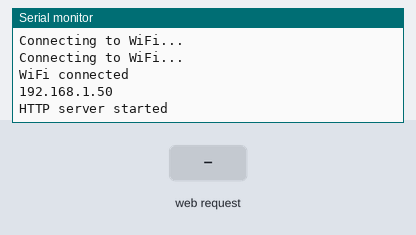
This sketch was run on a simulated ESP8266 (NodeMCU). Parts: the last lines printed to the serial monitor. Inputs (shaded band) come from the test bench. WiFi joins after 1.5 s; servers stay silent unless stated.

Above: at 3.2 s.
3.3 s: HTTP request GET /setServo received
At 3.9 s:
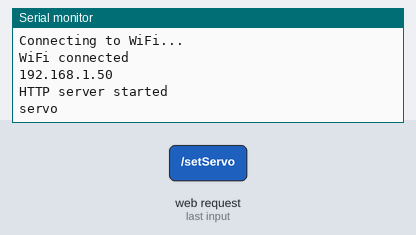
4.8 s: HTTP request GET /setServo?value=1 received
At 6.3 s:
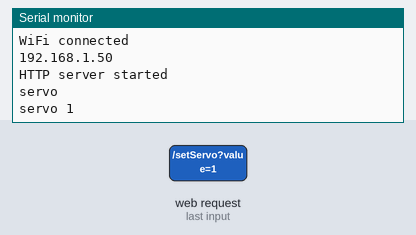

Measured:
- after the input at 3.3 s, the serial monitor: prints a new line at once (image 1)
- after the input at 4.8 s, the serial monitor: prints a new line at once (image 2)

The sketch:

ESP8266.ino
```cpp
#include <ESP8266WiFi.h>
#include <ESP8266WebServer.h>

const char *ssid = "Nac danh";
const char *password = "kimhieu290103";

ESP8266WebServer server(80);

#define GAS_SENSOR A0

void setup() {
  Serial.begin(115200);

  // Kết nối đến WiFi
  WiFi.begin(ssid, password);
  while (WiFi.status() != WL_CONNECTED) {
    delay(1000);
    Serial.println("Connecting to WiFi...");
  }

  Serial.println("WiFi connected");
  Serial.println(WiFi.localIP());

  server.on("/", HTTP_GET, handleRoot);
  server.on("/gasValue", HTTP_GET, handleReadSensor); // Đổi tên đường dẫn thành /gasValue

  server.on("/setServo", HTTP_GET, handleSetServo); // Thêm đường dẫn để điều khiển servo

  server.begin();
  Serial.println("HTTP server started");
}

void loop() {
  server.handleClient();
}

void handleRoot() {
  int gasValue = analogRead(GAS_SENSOR); // Đọc giá trị từ cảm biến khí ga (sử dụng giao tiếp analog)
  String html = "<html><head><script>function updateValue() { var xhttp = new XMLHttpRequest(); xhttp.onreadystatechange = function() { if (this.readyState == 4 && this.status == 200) { document.getElementById('gasValue').innerHTML = this.responseText; } }; xhttp.open('GET', '/gasValue', true); xhttp.send(); } setInterval(updateValue, 1000);</script></head>";
  html += "<body><h1>Gas Sensor Value</h1>";
  html += "<p>Digital Value: <span id='gasValue'>" + String(gasValue) + "</span></p>"; // Hiển thị giá trị số học 1 hoặc 0 lên trang web
  html += "<p>Enter servo angle: <input type='text' id='servoValue'></p>";                      // Thêm ô input cho góc của servo
  html += "<button onclick='sendServoValue()'>Move Servo</button>";                              // Thêm nút gửi giá trị cho servo
  html += "</body><script>function sendServoValue() { var servoValue = document.getElementById('servoValue').value; var xhttp = new XMLHttpRequest(); xhttp.open('GET', '/setServo?value=' + servoValue, true); xhttp.send(); }</script></html>";
  server.send(200, "text/html", html);
}

void handleReadSensor() {
  int gasValue = analogRead(GAS_SENSOR); // Đọc giá trị từ cảm biến khí ga (sử dụng giao tiếp analog)
  server.send(200, "text/plain", String(gasValue)); // Gửi giá trị số học 1 hoặc 0 về cho JavaScript cập nhật trang web
}

void handleSetServo() {
  String servoValue = server.arg("value");
  // Gửi lệnh điều khiển servo đến Arduino thông qua Serial
  Serial.println("servo " + servoValue);
  server.send(200, "text/plain", "Moved servo to angle: " + servoValue);
}
```
